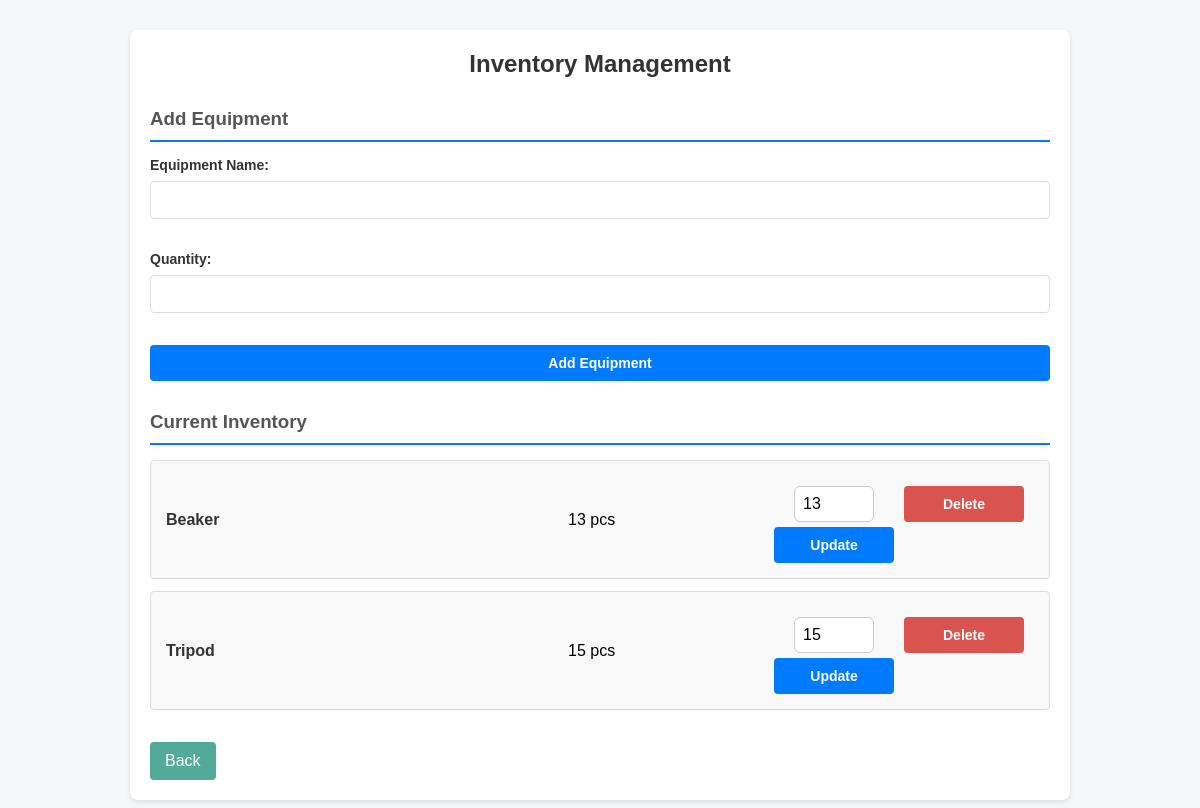
The page /inventory on the database as committed earlier.
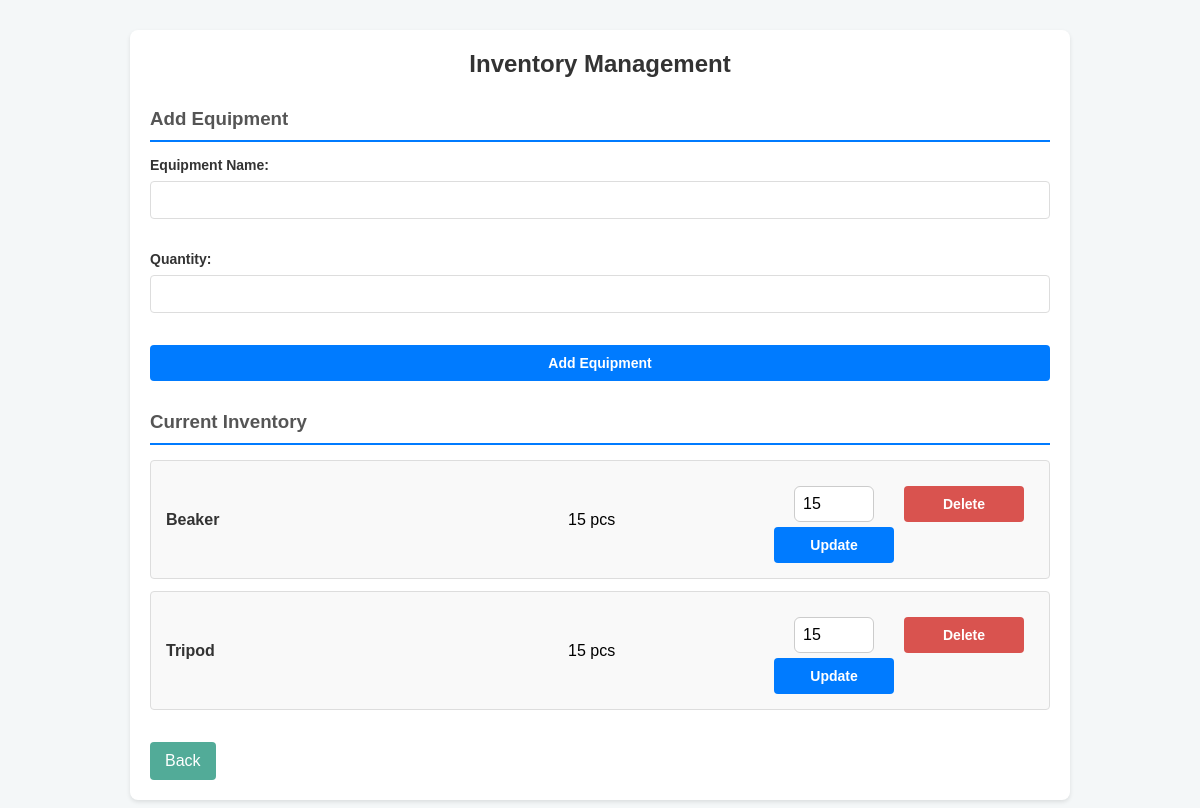
The same page on the database as committed later.
### tables this page shows
CREATE TABLE inventory (
            id INTEGER PRIMARY KEY AUTOINCREMENT,
            name TEXT UNIQUE NOT NULL,
            quantity INTEGER DEFAULT 0
        , configured_quantity INTEGER DEFAULT 0, available_quantity INTEGER DEFAULT 0);

### CV-app/app.py (the view, shortened to what this page needs)
@app.route('/inventory', methods=['GET', 'POST'])
def inventory():
    conn = sqlite3.connect("database.db")
    c = conn.cursor()
    c.execute("SELECT id, name, quantity FROM inventory ORDER BY name ASC")
    items = c.fetchall()
    conn.close()
    return render_template('inventory.html', items=items)

### CV-app/templates/inventory.html (shortened to what this page needs)
<!DOCTYPE html>
<html>
<head>
    <link rel="stylesheet" href="{{ url_for('static', filename='style.css') }}">
</head>
<body>
    <div class="container">
        <h2>Inventory Management</h2>
        <h3>Add Equipment</h3>
        <form method="POST">
            <div class="form-group">
                <label>Equipment Name:</label>
                <input type="text" name="name" required>
            </div>
            <div class="form-group">
                <label>Quantity:</label>
                <input type="number" name="quantity" min="0" required>
            </div>
            <button type="submit">Add Equipment</button>
        </form>
        <h3>Current Inventory</h3>
        {% if items %}
            <ul class="inventory-list">
                {% for id, name, qty in items %}
                    <li>
                        <span class="item-name">{{ name }}</span>
                        <span>{{ qty }} pcs</span>
                        <div class="item-actions">
                            <form method="POST" style="display:flex; gap: 5px; align-items: center;">
                                <input type="number" name="quantity" value="{{ qty }}" min="0">
                                <button type="submit">Update</button>
                            </form>
                            <form method="POST" style="display:inline;">
                                <button type="submit" class="delete-btn">Delete</button>
                            </form>
                        </div>
                    </li>
                {% endfor %}
            </ul>
        {% else %}
            <p>No equipment found in inventory.</p>
        {% endif %}
        <a href="/" class="back-button">Back</a>
    </div>
</body>
</html>

Rows that differ between the two databases and show on the page:
changed inventory "Beaker": quantity "13" → "15"
